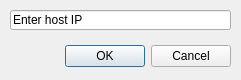
<?xml version="1.0" encoding="UTF-8"?>
<ui version="4.0">
 <class>Dialog</class>
 <widget class="QDialog" name="Dialog">
  <property name="windowModality">
   <enum>Qt::ApplicationModal</enum>
  </property>
  <property name="geometry">
   <rect>
    <x>0</x>
    <y>0</y>
    <width>241</width>
    <height>80</height>
   </rect>
  </property>
  <property name="windowTitle">
   <string>Connect to server</string>
  </property>
  <widget class="QDialogButtonBox" name="buttonBox">
   <property name="geometry">
    <rect>
     <x>10</x>
     <y>40</y>
     <width>221</width>
     <height>32</height>
    </rect>
   </property>
   <property name="orientation">
    <enum>Qt::Horizontal</enum>
   </property>
   <property name="standardButtons">
    <set>QDialogButtonBox::Cancel|QDialogButtonBox::Ok</set>
   </property>
   <property name="centerButtons">
    <bool>false</bool>
   </property>
  </widget>
  <widget class="QLineEdit" name="lineEdit">
   <property name="geometry">
    <rect>
     <x>10</x>
     <y>10</y>
     <width>221</width>
     <height>20</height>
    </rect>
   </property>
   <property name="text">
    <string>Enter host IP</string>
   </property>
  </widget>
 </widget>
 <resources/>
 <connections>
  <connection>
   <sender>buttonBox</sender>
   <signal>accepted()</signal>
   <receiver>Dialog</receiver>
   <slot>accept()</slot>
   <hints>
    <hint type="sourcelabel">
     <x>248</x>
     <y>254</y>
    </hint>
    <hint type="destinationlabel">
     <x>157</x>
     <y>274</y>
    </hint>
   </hints>
  </connection>
  <connection>
   <sender>buttonBox</sender>
   <signal>rejected()</signal>
   <receiver>Dialog</receiver>
   <slot>reject()</slot>
   <hints>
    <hint type="sourcelabel">
     <x>316</x>
     <y>260</y>
    </hint>
    <hint type="destinationlabel">
     <x>286</x>
     <y>274</y>
    </hint>
   </hints>
  </connection>
 </connections>
</ui>
